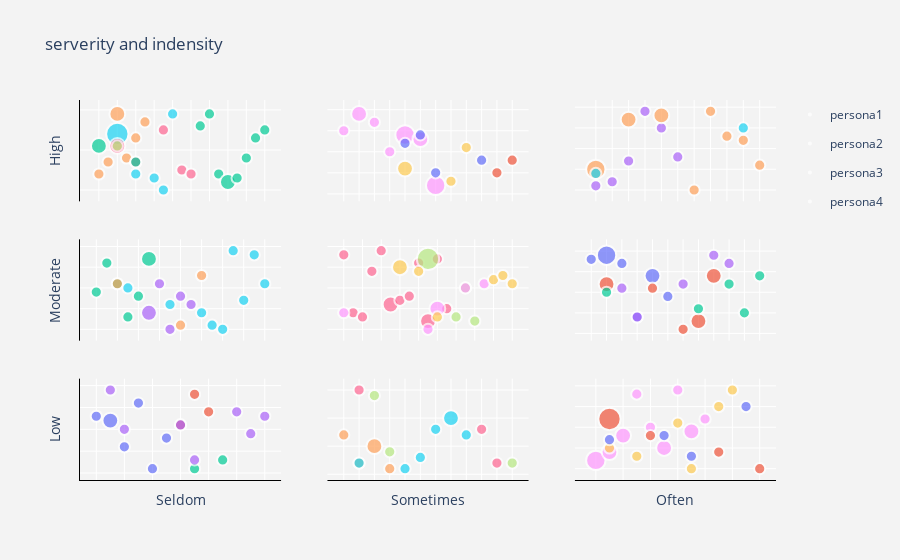

Notebook cell for this chart:
### Code cell
from plotly.subplots import make_subplots
import random
fig = make_subplots(rows=3, cols=3)

    
#zone 1
fig.add_trace(go.Scatter(
                x=p1_1['Item'],y=random.sample(range(10, 30), len(p1_1)),name='persona1',
                marker_size=p1_1['Weight'],legendgroup='group1',
                 ),row=3,col=1)

fig.add_trace(go.Scatter(
                x=p2_1['Item'],name='persona2',y=random.sample(range(10, 30), len(p2_1)),
                marker_size=p2_1['Weight'],legendgroup='group2'),row=3,col=1)
fig.add_trace(go.Scatter(
                x=p3_1['Item'],name='persona3',y=random.sample(range(10, 30), len(p3_1)),
                marker_size=p3_1['Weight'],legendgroup='group3'),row=3,col=1)
fig.add_trace(go.Scatter(
                x=p4_1['Item'],name='persona4',y=random.sample(range(10, 30), len(p4_1)),
                marker_size=p4_1['Weight'],legendgroup='group4'),row=3,col=1)
#zone 2

fig.add_trace(go.Scatter(
                x=p1_2['Item'],name='',legendgroup='group1',y=random.sample(range(10, 30), len(p1_2)),
                marker_size=p1_2['Weight'],showlegend=False),row=3,col=2)
fig.add_trace(go.Scatter(
                x=p2_2['Item'],name='',y=random.sample(range(10, 30), len(p2_2)),
                marker_size=p2_2['Weight'],legendgroup='group2',showlegend=False),row=3,col=2)
fig.add_trace(go.Scatter(
                x=p3_2['Item'],name='',y=random.sample(range(10, 30), len(p3_2)),
                marker_size=p3_2['Weight'],legendgroup='group3',showlegend=False),row=3,col=2)
fig.add_trace(go.Scatter(
                x=p4_2['Item'],name='',y=random.sample(range(10, 30), len(p4_2)),
                marker_size=p4_2['Weight'],legendgroup='group4',showlegend=False),row=3,col=2)
#zone 3

fig.add_trace(go.Scatter(
                x=p1_3['Item'],name='',legendgroup='group1',y=random.sample(range(10, 30), len(p1_3)),
                marker_size=p1_3['Weight'],showlegend=False),row=3,col=3)
fig.add_trace(go.Scatter(
                x=p2_3['Item'],name='persona2',y=random.sample(range(10, 30), len(p2_3)),
                marker_size=p2_3['Weight'],legendgroup='group2',showlegend=False),row=3,col=3)
fig.add_trace(go.Scatter(
                x=p3_3['Item'],name='persona3',y=random.sample(range(10, 30), len(p3_3)),
                marker_size=p3_3['Weight'],legendgroup='group3',showlegend=False),row=3,col=3)
fig.add_trace(go.Scatter(
                x=p4_3['Item'],name='persona4',y=random.sample(range(10, 30), len(p4_3)),
                marker_size=p4_3['Weight'],legendgroup='group4',showlegend=False),row=3,col=3)
#zone 4
fig.add_trace(go.Scatter(
                x=p1_4['Item'],name='',legendgroup='group1',y=random.sample(range(10, 30), len(p1_4)),
                marker_size=p1_4['Weight'],showlegend=False),row=2,col=1)
fig.add_trace(go.Scatter(
                x=p2_4['Item'],name='',y=random.sample(range(10, 30), len(p2_4)),
                marker_size=p2_4['Weight'],legendgroup='group2',showlegend=False),row=2,col=1)
fig.add_trace(go.Scatter(
                x=p3_4['Item'],name='',y=random.sample(range(10, 30), len(p3_4)),
                marker_size=p3_4['Weight'],legendgroup='group3',showlegend=False),row=2,col=1)
fig.add_trace(go.Scatter(
                x=p4_4['Item'],name='',y=random.sample(range(10, 30), len(p4_4)),
                marker_size=p4_4['Weight'],legendgroup='group4',showlegend=False),row=2,col=1)


#zone 5

fig.add_trace(go.Scatter(
                x=p1_5['Item'],name='',legendgroup='group1',y=random.sample(range(10, 30), len(p1_5)),
                marker_size=p1_5['Weight'],showlegend=False),row=2,col=2)
fig.add_trace(go.Scatter(
                x=p2_5['Item'],name='',y=random.sample(range(10, 30), len(p2_5)),
                marker_size=p2_5['Weight'],legendgroup='group2',showlegend=False),row=2,col=2)
fig.add_trace(go.Scatter(
                x=p3_5['Item'],name='',y=random.sample(range(10, 30), len(p3_5)),
                marker_size=p3_5['Weight'],legendgroup='group3',showlegend=False),row=2,col=2)
fig.add_trace(go.Scatter(
                x=p4_5['Item'],name='',y=random.sample(range(10, 30), len(p4_5)),
                marker_size=p4_5['Weight'],legendgroup='group4',showlegend=False),row=2,col=2)

#zone 6

fig.add_trace(go.Scatter(
                x=p1_6['Item'],name='',legendgroup='group1',y=random.sample(range(10, 30), len(p1_6)),
                marker_size=p1_6['Weight'],showlegend=False),row=2,col=3)
fig.add_trace(go.Scatter(
                x=p2_6['Item'],name='',y=random.sample(range(10, 30), len(p2_6)),
                marker_size=p2_6['Weight'],legendgroup='group2',showlegend=False),row=2,col=3)
fig.add_trace(go.Scatter(
                x=p3_6['Item'],name='',y=random.sample(range(10, 30), len(p3_6)),
                marker_size=p3_6['Weight'],legendgroup='group3',showlegend=False),row=2,col=3)
fig.add_trace(go.Scatter(
                x=p4_6['Item'],name='',y=random.sample(range(10, 30), len(p4_6)),
                marker_size=p4_6['Weight'],legendgroup='group4',showlegend=False),row=2,col=3)

#zone 7

fig.add_trace(go.Scatter(
                x=p1_7['Item'],name='',legendgroup='group1',y=random.sample(range(10, 30), len(p1_7)),
                marker_size=p1_7['Weight'],showlegend=False),row=1,col=1)
fig.add_trace(go.Scatter(
                x=p2_7['Item'],name='',y=random.sample(range(10, 30), len(p2_7)),
                marker_size=p2_7['Weight'],legendgroup='group2',showlegend=False),row=1,col=1)
fig.add_trace(go.Scatter(
                x=p3_7['Item'],name='',y=random.sample(range(10, 30), len(p3_7)),
                marker_size=p3_7['Weight'],legendgroup='group3',showlegend=False),row=1,col=1)
fig.add_trace(go.Scatter(
                x=p4_7['Item'],name='',y=random.sample(range(10, 30), len(p4_7)),
                marker_size=p4_7['Weight'],legendgroup='group4',showlegend=False),row=1,col=1)
#zone 8

fig.add_trace(go.Scatter(
                x=p1_8['Item'],name='',legendgroup='group1',y=random.sample(range(10, 30), len(p1_8)),
                marker_size=p1_8['Weight'],showlegend=False),row=1,col=2)
fig.add_trace(go.Scatter(
                x=p2_8['Item'],name='',y=random.sample(range(10, 30), len(p2_8)),
                marker_size=p2_8['Weight'],legendgroup='group2',showlegend=False),row=1,col=2)
fig.add_trace(go.Scatter(
                x=p3_8['Item'],name='',y=random.sample(range(10, 30), len(p3_8)),
                marker_size=p3_8['Weight'],legendgroup='group3',showlegend=False),row=1,col=2)
fig.add_trace(go.Scatter(
                x=p4_8['Item'],name='',y=random.sample(range(10, 30), len(p4_8)),
                marker_size=p4_8['Weight'],legendgroup='group4',showlegend=False),row=1,col=2)
#zone 9

fig.add_trace(go.Scatter(
                x=p1_9['Item'],name='',legendgroup='group1',y=random.sample(range(10, 30), len(p1_9)),
                marker_size=p1_9['Weight'],showlegend=False),row=1,col=1)
fig.add_trace(go.Scatter(
                x=p2_9['Item'],name='',y=random.sample(range(10, 30), len(p2_9)),
                marker_size=p2_9['Weight'],legendgroup='group2',showlegend=False),row=1,col=3)
fig.add_trace(go.Scatter(
                x=p3_9['Item'],name='',y=random.sample(range(10, 30), len(p3_9)),
                marker_size=p3_9['Weight'],legendgroup='group3',showlegend=False),row=1,col=3)
fig.add_trace(go.Scatter(
                x=p4_9['Item'],name='',y=random.sample(range(10, 30), len(p4_9)),
                marker_size=p4_9['Weight'],legendgroup='group4',showlegend=False),row=1,col=3)

sizeref =  2.*80/(100**2)

fig.update_traces(mode='markers', marker=dict(sizemode='area',
                                              sizeref=sizeref, line_width=2))
fig.update_yaxes(visible=True, showticklabels=False)
fig.update_xaxes(visible=True, showticklabels=False)
# fig.update_xaxes(visible=True,showticklabels=False, row=3,col=1)
# fig.update_yaxes(visible=True,showticklabels=False, row=3,col=1)
fig['layout']['xaxis7']['title']='Seldom'
fig['layout']['xaxis8']['title']='Sometimes'
fig['layout']['xaxis9']['title']='Often'
fig['layout']['yaxis1']['title']='High'
fig['layout']['yaxis4']['title']='Moderate'
fig['layout']['yaxis7']['title']='Low'
fig.update_xaxes(showline=True, linewidth=1, linecolor='black', row=3, col=1)
fig.update_yaxes(showline=True, linewidth=1, linecolor='black', row=1, col=1)
fig.update_xaxes(showline=True, linewidth=1, linecolor='black', row=3, col=2)
fig.update_yaxes(showline=True, linewidth=1, linecolor='black', row=2, col=1)
fig.update_xaxes(showline=True, linewidth=1, linecolor='black', row=3, col=3)
fig.update_yaxes(showline=True, linewidth=1, linecolor='black', row=3, col=1)

fig.update_layout(
    title='serverity and indensity',
    paper_bgcolor='rgb(243, 243, 243)',
    plot_bgcolor='rgb(243, 243, 243)',
)

fig.show()

### Figure 1 — Plotly figure (JSON) as saved in the notebook; plotly's stock layout.template omitted (floating-point values rounded to 4 significant figures)
{"data": [{"legendgroup": "group1", "marker": {"line": {"width": 2}, "size": [1, 2, 1, 1, 1, 1], "sizemode": "area", "sizeref": 0.016}, "mode": "markers", "name": "persona1", "type": "scatter", "x": ["being with/around friends", "finances", "future", "physical health", "quizzes/exams", "work"], "xaxis": "x7", "y": [23, 22, 16, 26, 11, 18], "yaxis": "y7"}, {"legendgroup": "group2", "marker": {"line": {"width": 2}, "size": [1, 1, 1], "sizemode": "area", "sizeref": 0.016}, "mode": "markers", "name": "persona2", "type": "scatter", "x": ["class", "presentations", "projects"], "xaxis": "x7", "y": [21, 28, 24], "yaxis": "y7"}, {"legendgroup": "group3", "marker": {"line": {"width": 2}, "size": [1, 1], "sizemode": "area", "sizeref": 0.016}, "mode": "markers", "name": "persona3", "type": "scatter", "x": ["homework", "presentations"], "xaxis": "x7", "y": [13, 11], "yaxis": "y7"}, {"legendgroup": "group4", "marker": {"line": {"width": 2}, "size": [1, 1, 1, 1, 1, 1, 1], "sizemode": "area", "sizeref": 0.016}, "mode": "markers", "name": "persona4", "type": "scatter", "x": ["being vulnerable in therapy", "class", "finances", "future", "Internship", "lab", "presentations"], "xaxis": "x7", "y": [24, 21, 29, 20, 19, 23, 13], "yaxis": "y7"}, {"legendgroup": "group1", "marker": {"line": {"width": 2}, "size": [1, 1, 2, 1], "sizemode": "area", "sizeref": 0.016}, "mode": "markers", "name": "", "showlegend": false, "type": "scatter", "x": ["planning", "projects", "quizzes/exams", "work"], "xaxis": "x8", "y": [17, 12, 15, 11], "yaxis": "y8"}, {"legendgroup": "group2", "marker": {"line": {"width": 2}, "size": [1, 1, 1, 1, 2, 1], "sizemode": "area", "sizeref": 0.016}, "mode": "markers", "name": "", "showlegend": false, "type": "scatter", "x": ["family", "health", "homework", "projects", "relationship", "workout"], "xaxis": "x8", "y": [11, 13, 18, 12, 20, 17], "yaxis": "y8"}, {"legendgroup": "group3", "marker": {"line": {"width": 2}, "size": [1, 1, 1], "sizemode": "area", "sizeref": 0.016}, "mode": "markers", "name": "", "showlegend": false, "type": "scatter", "x": ["going to church", "optional programs", "projects"], "xaxis": "x8", "y": [18, 12, 25], "yaxis": "y8"}, {"legendgroup": "group4", "marker": {"line": {"width": 2}, "size": [1, 1, 1], "sizemode": "area", "sizeref": 0.016}, "mode": "markers", "name": "", "showlegend": false, "type": "scatter", "x": ["presentations", "quizzes/exams", "work"], "xaxis": "x8", "y": [12, 24, 14], "yaxis": "y8"}, {"legendgroup": "group1", "marker": {"line": {"width": 2}, "size": [3, 2, 2, 1, 1, 2, 1, 2, 1], "sizemode": "area", "sizeref": 0.016}, "mode": "markers", "name": "", "showlegend": false, "type": "scatter", "x": ["health", "homework", "lectures", "planning", "presentations", "quizzes/exams", "relationship", "sleep", "work"], "xaxis": "x9", "y": [12, 14, 18, 28, 20, 15, 29, 19, 22], "yaxis": "y9"}, {"legendgroup": "group2", "marker": {"line": {"width": 2}, "size": [1, 1, 1, 1, 1, 1], "sizemode": "area", "sizeref": 0.016}, "mode": "markers", "name": "persona2", "showlegend": false, "type": "scatter", "x": ["homework", "hygiene", "planning", "relationship", "sleep", "writing papers"], "xaxis": "x9", "y": [15, 25, 13, 21, 10, 29], "yaxis": "y9"}, {"legendgroup": "group3", "marker": {"line": {"width": 2}, "size": [1, 1, 1, 1], "sizemode": "area", "sizeref": 0.016}, "mode": "markers", "name": "persona3", "showlegend": false, "type": "scatter", "x": ["group work", "homework", "quizzes/exams", "sleep"], "xaxis": "x9", "y": [25, 17, 18, 13], "yaxis": "y9"}, {"legendgroup": "group4", "marker": {"line": {"width": 2}, "size": [1, 4, 1, 1], "sizemode": "area", "sizeref": 0.016}, "mode": "markers", "name": "persona4", "showlegend": false, "type": "scatter", "x": ["developing accessible hobbies", "homework", "hygiene", "presentations"], "xaxis": "x9", "y": [10, 22, 14, 18], "yaxis": "y9"}, {"legendgroup": "group1", "marker": {"line": {"width": 2}, "size": [1, 1, 1, 1, 1, 2], "sizemode": "area", "sizeref": 0.016}, "mode": "markers", "name": "", "showlegend": false, "type": "scatter", "x": ["health", "housing", "internship", "midterms/finals", "optional academic programs", "presentations"], "xaxis": "x4", "y": [19, 26, 21, 13, 18, 27], "yaxis": "y4"}, {"legendgroup": "group2", "marker": {"line": {"width": 2}, "size": [1, 2, 1, 1, 1], "sizemode": "area", "sizeref": 0.016}, "mode": "markers", "name": "", "showlegend": false, "type": "scatter", "x": ["GPA", "presentations", "scholarship", "socializing", "study abroad"], "xaxis": "x4", "y": [21, 14, 10, 18, 16], "yaxis": "y4"}, {"legendgroup": "group3", "marker": {"line": {"width": 2}, "size": [1, 1, 1], "sizemode": "area", "sizeref": 0.016}, "mode": "markers", "name": "", "showlegend": false, "type": "scatter", "x": ["class", "internship", "socializing"], "xaxis": "x4", "y": [23, 21, 11], "yaxis": "y4"}, {"legendgroup": "group4", "marker": {"line": {"width": 2}, "size": [1, 1, 1, 1, 1, 1, 1, 1, 1], "sizemode": "area", "sizeref": 0.016}, "mode": "markers", "name": "", "showlegend": false, "type": "scatter", "x": ["class", "Family", "midterms/finals", "projects", "quizzes/exams", "Resident Advising", "scholarship", "when I feel like I don’t have time", "writing papers"], "xaxis": "x4", "y": [14, 11, 20, 10, 29, 17, 16, 28, 21], "yaxis": "y4"}, {"legendgroup": "group1", "marker": {"line": {"width": 2}, "size": [1, 1, 1, 1, 1, 2, 1, 1, 1, 2, 1, 1], "sizemode": "area", "sizeref": 0.016}, "mode": "markers", "name": "", "showlegend": false, "type": "scatter", "x": ["family", "health ", "internships", "job and career", "lab", "midterms/finals", "optional academic programs", "presentations", "projects", "quizzes/exams", "relationship", "study abroad"], "xaxis": "x5", "y": [28, 14, 13, 24, 29, 16, 17, 18, 26, 12, 27, 15], "yaxis": "y5"}, {"legendgroup": "group2", "marker": {"line": {"width": 2}, "size": [1, 1, 1, 4], "sizemode": "area", "sizeref": 0.016}, "mode": "markers", "name": "", "showlegend": false, "type": "scatter", "x": ["body image", "finances", "homework", "quizzes/exams"], "xaxis": "x5", "y": [13, 20, 12, 27], "yaxis": "y5"}, {"legendgroup": "group3", "marker": {"line": {"width": 2}, "size": [1, 1, 1, 1, 2], "sizemode": "area", "sizeref": 0.016}, "mode": "markers", "name": "", "showlegend": false, "type": "scatter", "x": ["class", "family", "finances", "quizzes/exams", "relationship"], "xaxis": "x5", "y": [21, 14, 20, 10, 15], "yaxis": "y5"}, {"legendgroup": "group4", "marker": {"line": {"width": 2}, "size": [1, 1, 2, 1, 1, 1], "sizemode": "area", "sizeref": 0.016}, "mode": "markers", "name": "", "showlegend": false, "type": "scatter", "x": ["future", "group work", "optional academic programs", "projects", "relationship", "socializing"], "xaxis": "x5", "y": [22, 23, 25, 24, 13, 21], "yaxis": "y5"}, {"legendgroup": "group1", "marker": {"line": {"width": 2}, "size": [1, 3, 1, 1, 2, 1], "sizemode": "area", "sizeref": 0.016}, "mode": "markers", "name": "", "showlegend": false, "type": "scatter", "x": ["class", "homework", "lectures", "physical health", "projects", "relationship"], "xaxis": "x6", "y": [28, 29, 27, 14, 24, 19], "yaxis": "y6"}, {"legendgroup": "group2", "marker": {"line": {"width": 2}, "size": [1, 2, 1, 2, 2], "sizemode": "area", "sizeref": 0.016}, "mode": "markers", "name": "", "showlegend": false, "type": "scatter", "x": ["finance", "homework", "projects", "quizzes/exams", "work"], "xaxis": "x6", "y": [11, 22, 21, 13, 24], "yaxis": "y6"}, {"legendgroup": "group3", "marker": {"line": {"width": 2}, "size": [1, 1, 1, 1, 1], "sizemode": "area", "sizeref": 0.016}, "mode": "markers", "name": "", "showlegend": false, "type": "scatter", "x": ["future", "homework", "hygiene ", "presentations", "quizzes/exams"], "xaxis": "x6", "y": [22, 20, 15, 24, 16], "yaxis": "y6"}, {"legendgroup": "group4", "marker": {"line": {"width": 2}, "size": [1, 1, 1, 1, 1], "sizemode": "area", "sizeref": 0.016}, "mode": "markers", "name": "", "showlegend": false, "type": "scatter", "x": ["finance", "future", "lectures", "physical health", "work"], "xaxis": "x6", "y": [22, 27, 21, 14, 29], "yaxis": "y6"}, {"legendgroup": "group1", "marker": {"line": {"width": 2}, "size": [1, 1, 2, 1, 1, 1], "sizemode": "area", "sizeref": 0.016}, "mode": "markers", "name": "", "showlegend": false, "type": "scatter", "x": ["future", "internship and job search ", "midterm/final", "presentations", "projects", "talking to teachers"], "xaxis": "x", "y": [14, 17, 29, 18, 23, 27], "yaxis": "y"}, {"legendgroup": "group2", "marker": {"line": {"width": 2}, "size": [1, 4, 1, 1, 1], "sizemode": "area", "sizeref": 0.016}, "mode": "markers", "name": "", "showlegend": false, "type": "scatter", "x": ["GPA", "midterm/final", "projects", "quizzes/exams", "relationship"], "xaxis": "x", "y": [13, 24, 14, 10, 29], "yaxis": "y"}, {"legendgroup": "group3", "marker": {"line": {"width": 2}, "size": [1, 2, 1, 1, 1], "sizemode": "area", "sizeref": 0.016}, "mode": "markers", "name": "", "showlegend": false, "type": "scatter", "x": ["group work", "midterm/final", "physical health", "projects", "quizzes/exams"], "xaxis": "x", "y": [15, 21, 14, 17, 25], "yaxis": "y"}, {"legendgroup": "group4", "marker": {"line": {"width": 2}, "size": [1], "sizemode": "area", "sizeref": 0.016}, "mode": "markers", "name": "", "showlegend": false, "type": "scatter", "x": ["midterm/final"], "xaxis": "x", "y": [21], "yaxis": "y"}, {"legendgroup": "group1", "marker": {"line": {"width": 2}, "size": [1, 2, 1, 1, 3, 2, 3], "sizemode": "area", "sizeref": 0.016}, "mode": "markers", "name": "", "showlegend": false, "type": "scatter", "x": ["body image", "future", "GPA", "mean classmates", "midterms/finals", "projects", "quizzes/exams"], "xaxis": "x2", "y": [25, 29, 27, 20, 24, 23, 12], "yaxis": "y2"}, {"legendgroup": "group2", "marker": {"line": {"width": 2}, "size": [1, 1, 2], "sizemode": "area", "sizeref": 0.016}, "mode": "markers", "name": "", "showlegend": false, "type": "scatter", "x": ["health", "homework", "midterms/finals"], "xaxis": "x2", "y": [13, 21, 16], "yaxis": "y2"}, {"legendgroup": "group3", "marker": {"line": {"width": 2}, "size": [1, 1, 1, 1], "sizemode": "area", "sizeref": 0.016}, "mode": "markers", "name": "", "showlegend": false, "type": "scatter", "x": ["finances", "midterms/finals", "projects", "quizzes/exams"], "xaxis": "x2", "y": [18, 22, 24, 15], "yaxis": "y2"}, {"legendgroup": "group4", "marker": {"line": {"width": 2}, "size": [1, 1], "sizemode": "area", "sizeref": 0.016}, "mode": "markers", "name": "", "showlegend": false, "type": "scatter", "x": ["compounding stress", "mental health"], "xaxis": "x2", "y": [15, 18], "yaxis": "y2"}, {"legendgroup": "group1", "marker": {"line": {"width": 2}, "size": [1, 1, 1, 2, 2, 1, 1, 1, 1, 1], "sizemode": "area", "sizeref": 0.016}, "mode": "markers", "name": "", "showlegend": false, "type": "scatter", "x": ["class", "family", "finances", "future", "group projects", "health", "homework", "planning", "projects", "socializing"], "xaxis": "x", "y": [26, 29, 14, 21, 12, 13, 18, 23, 17, 25], "yaxis": "y"}, {"legendgroup": "group2", "marker": {"line": {"width": 2}, "size": [1, 1, 1, 1, 1, 1], "sizemode": "area", "sizeref": 0.016}, "mode": "markers", "name": "", "showlegend": false, "type": "scatter", "x": ["future", "health", "homework", "loss of parents", "mental health", "quizzes/exams"], "xaxis": "x3", "y": [11, 12, 17, 29, 25, 18], "yaxis": "y3"}, {"legendgroup": "group3", "marker": {"line": {"width": 2}, "size": [1, 1, 3, 1, 2, 2, 1, 1], "sizemode": "area", "sizeref": 0.016}, "mode": "markers", "name": "", "showlegend": false, "type": "scatter", "x": ["class", "finances", "future", "group projects", "homework", "mental health", "relationships", "work"], "xaxis": "x3", "y": [10, 29, 15, 23, 27, 28, 22, 16], "yaxis": "y3"}, {"legendgroup": "group4", "marker": {"line": {"width": 2}, "size": [1, 1], "sizemode": "area", "sizeref": 0.016}, "mode": "markers", "name": "", "showlegend": false, "type": "scatter", "x": ["future", "relationships"], "xaxis": "x3", "y": [14, 25], "yaxis": "y3"}], "layout": {"paper_bgcolor": "rgb(243, 243, 243)", "plot_bgcolor": "rgb(243, 243, 243)", "title": {"text": "serverity and indensity"}, "xaxis": {"anchor": "y", "domain": [0, 0.2889], "showticklabels": false, "visible": true}, "xaxis2": {"anchor": "y2", "domain": [0.3556, 0.6444], "showticklabels": false, "visible": true}, "xaxis3": {"anchor": "y3", "domain": [0.7111, 1], "showticklabels": false, "visible": true}, "xaxis4": {"anchor": "y4", "domain": [0, 0.2889], "showticklabels": false, "visible": true}, "xaxis5": {"anchor": "y5", "domain": [0.3556, 0.6444], "showticklabels": false, "visible": true}, "xaxis6": {"anchor": "y6", "domain": [0.7111, 1], "showticklabels": false, "visible": true}, "xaxis7": {"anchor": "y7", "domain": [0, 0.2889], "linecolor": "black", "linewidth": 1, "showline": true, "showticklabels": false, "title": {"text": "Seldom"}, "visible": true}, "xaxis8": {"anchor": "y8", "domain": [0.3556, 0.6444], "linecolor": "black", "linewidth": 1, "showline": true, "showticklabels": false, "title": {"text": "Sometimes"}, "visible": true}, "xaxis9": {"anchor": "y9", "domain": [0.7111, 1], "linecolor": "black", "linewidth": 1, "showline": true, "showticklabels": false, "title": {"text": "Often"}, "visible": true}, "yaxis": {"anchor": "x", "domain": [0.7333, 1], "linecolor": "black", "linewidth": 1, "showline": true, "showticklabels": false, "title": {"text": "High"}, "visible": true}, "yaxis2": {"anchor": "x2", "domain": [0.7333, 1], "showticklabels": false, "visible": true}, "yaxis3": {"anchor": "x3", "domain": [0.7333, 1], "showticklabels": false, "visible": true}, "yaxis4": {"anchor": "x4", "domain": [0.3667, 0.6333], "linecolor": "black", "linewidth": 1, "showline": true, "showticklabels": false, "title": {"text": "Moderate"}, "visible": true}, "yaxis5": {"anchor": "x5", "domain": [0.3667, 0.6333], "showticklabels": false, "visible": true}, "yaxis6": {"anchor": "x6", "domain": [0.3667, 0.6333], "showticklabels": false, "visible": true}, "yaxis7": {"anchor": "x7", "domain": [0, 0.2667], "linecolor": "black", "linewidth": 1, "showline": true, "showticklabels": false, "title": {"text": "Low"}, "visible": true}, "yaxis8": {"anchor": "x8", "domain": [0, 0.2667], "showticklabels": false, "visible": true}, "yaxis9": {"anchor": "x9", "domain": [0, 0.2667], "showticklabels": false, "visible": true}}}
